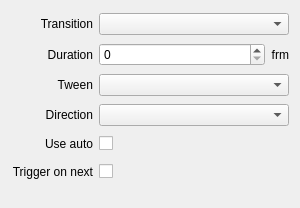
<?xml version="1.0" encoding="UTF-8"?>
<ui version="4.0">
 <class>InspectorFadeToBlackWidget</class>
 <widget class="QWidget" name="InspectorFadeToBlackWidget">
  <property name="geometry">
   <rect>
    <x>0</x>
    <y>0</y>
    <width>300</width>
    <height>208</height>
   </rect>
  </property>
  <property name="sizePolicy">
   <sizepolicy hsizetype="Expanding" vsizetype="Preferred">
    <horstretch>0</horstretch>
    <verstretch>0</verstretch>
   </sizepolicy>
  </property>
  <layout class="QGridLayout" name="gridLayout">
   <property name="bottomMargin">
    <number>20</number>
   </property>
   <item row="2" column="0">
    <widget class="QLabel" name="labelTween">
     <property name="text">
      <string>Tween</string>
     </property>
     <property name="alignment">
      <set>Qt::AlignRight|Qt::AlignTrailing|Qt::AlignVCenter</set>
     </property>
    </widget>
   </item>
   <item row="4" column="0">
    <widget class="QLabel" name="labelUseAuto">
     <property name="text">
      <string>Use auto</string>
     </property>
     <property name="alignment">
      <set>Qt::AlignRight|Qt::AlignTrailing|Qt::AlignVCenter</set>
     </property>
    </widget>
   </item>
   <item row="1" column="0">
    <widget class="QLabel" name="labelTransitionDuration">
     <property name="text">
      <string>Duration</string>
     </property>
     <property name="alignment">
      <set>Qt::AlignRight|Qt::AlignTrailing|Qt::AlignVCenter</set>
     </property>
    </widget>
   </item>
   <item row="1" column="2">
    <widget class="QLabel" name="labelFrm1">
     <property name="text">
      <string>frm</string>
     </property>
     <property name="alignment">
      <set>Qt::AlignRight|Qt::AlignTrailing|Qt::AlignVCenter</set>
     </property>
    </widget>
   </item>
   <item row="1" column="1">
    <widget class="QSpinBox" name="spinBoxTransitionDuration">
     <property name="sizePolicy">
      <sizepolicy hsizetype="Expanding" vsizetype="Fixed">
       <horstretch>0</horstretch>
       <verstretch>0</verstretch>
      </sizepolicy>
     </property>
     <property name="maximum">
      <number>999</number>
     </property>
    </widget>
   </item>
   <item row="5" column="0">
    <widget class="QLabel" name="labelTriggerOnNext">
     <property name="text">
      <string>Trigger on next</string>
     </property>
     <property name="alignment">
      <set>Qt::AlignRight|Qt::AlignTrailing|Qt::AlignVCenter</set>
     </property>
    </widget>
   </item>
   <item row="3" column="0">
    <widget class="QLabel" name="labelDirection">
     <property name="text">
      <string>Direction</string>
     </property>
     <property name="alignment">
      <set>Qt::AlignRight|Qt::AlignTrailing|Qt::AlignVCenter</set>
     </property>
    </widget>
   </item>
   <item row="0" column="0">
    <widget class="QLabel" name="labelTransition">
     <property name="text">
      <string>Transition</string>
     </property>
     <property name="alignment">
      <set>Qt::AlignRight|Qt::AlignTrailing|Qt::AlignVCenter</set>
     </property>
    </widget>
   </item>
   <item row="3" column="1" colspan="2">
    <widget class="QComboBox" name="comboBoxDirection">
     <property name="sizePolicy">
      <sizepolicy hsizetype="Expanding" vsizetype="Fixed">
       <horstretch>0</horstretch>
       <verstretch>0</verstretch>
      </sizepolicy>
     </property>
    </widget>
   </item>
   <item row="4" column="1" colspan="2">
    <layout class="QHBoxLayout" name="horizontalLayoutUseAuto">
     <item>
      <widget class="QCheckBox" name="checkBoxUseAuto">
       <property name="layoutDirection">
        <enum>Qt::RightToLeft</enum>
       </property>
       <property name="text">
        <string/>
       </property>
      </widget>
     </item>
     <item>
      <spacer name="horizontalSpacerUseAuto2">
       <property name="orientation">
        <enum>Qt::Horizontal</enum>
       </property>
       <property name="sizeHint" stdset="0">
        <size>
         <width>40</width>
         <height>20</height>
        </size>
       </property>
      </spacer>
     </item>
    </layout>
   </item>
   <item row="2" column="1" colspan="2">
    <widget class="QComboBox" name="comboBoxTween">
     <property name="sizePolicy">
      <sizepolicy hsizetype="Expanding" vsizetype="Fixed">
       <horstretch>0</horstretch>
       <verstretch>0</verstretch>
      </sizepolicy>
     </property>
    </widget>
   </item>
   <item row="5" column="1" colspan="2">
    <layout class="QHBoxLayout" name="horizontalLayoutTriggerOnNext">
     <item>
      <widget class="QCheckBox" name="checkBoxTriggerOnNext">
       <property name="layoutDirection">
        <enum>Qt::RightToLeft</enum>
       </property>
       <property name="text">
        <string/>
       </property>
      </widget>
     </item>
     <item>
      <spacer name="horizontalSpacerTriggerOnNext2">
       <property name="orientation">
        <enum>Qt::Horizontal</enum>
       </property>
       <property name="sizeHint" stdset="0">
        <size>
         <width>40</width>
         <height>20</height>
        </size>
       </property>
      </spacer>
     </item>
    </layout>
   </item>
   <item row="0" column="1" colspan="2">
    <widget class="QComboBox" name="comboBoxTransition">
     <property name="sizePolicy">
      <sizepolicy hsizetype="Expanding" vsizetype="Fixed">
       <horstretch>0</horstretch>
       <verstretch>0</verstretch>
      </sizepolicy>
     </property>
    </widget>
   </item>
  </layout>
 </widget>
 <tabstops>
  <tabstop>comboBoxTransition</tabstop>
  <tabstop>spinBoxTransitionDuration</tabstop>
  <tabstop>comboBoxTween</tabstop>
  <tabstop>comboBoxDirection</tabstop>
  <tabstop>checkBoxUseAuto</tabstop>
  <tabstop>checkBoxTriggerOnNext</tabstop>
 </tabstops>
 <resources/>
 <connections>
  <connection>
   <sender>spinBoxTransitionDuration</sender>
   <signal>valueChanged(int)</signal>
   <receiver>InspectorFadeToBlackWidget</receiver>
   <slot>transitionDurationChanged(int)</slot>
   <hints>
    <hint type="sourcelabel">
     <x>209</x>
     <y>86</y>
    </hint>
    <hint type="destinationlabel">
     <x>219</x>
     <y>46</y>
    </hint>
   </hints>
  </connection>
  <connection>
   <sender>comboBoxTransition</sender>
   <signal>currentTextChanged(QString)</signal>
   <receiver>InspectorFadeToBlackWidget</receiver>
   <slot>transitionChanged(QString)</slot>
   <hints>
    <hint type="sourcelabel">
     <x>209</x>
     <y>58</y>
    </hint>
    <hint type="destinationlabel">
     <x>219</x>
     <y>15</y>
    </hint>
   </hints>
  </connection>
  <connection>
   <sender>comboBoxDirection</sender>
   <signal>currentTextChanged(QString)</signal>
   <receiver>InspectorFadeToBlackWidget</receiver>
   <slot>directionChanged(QString)</slot>
   <hints>
    <hint type="sourcelabel">
     <x>209</x>
     <y>142</y>
    </hint>
    <hint type="destinationlabel">
     <x>0</x>
     <y>105</y>
    </hint>
   </hints>
  </connection>
  <connection>
   <sender>comboBoxTween</sender>
   <signal>currentTextChanged(QString)</signal>
   <receiver>InspectorFadeToBlackWidget</receiver>
   <slot>tweenChanged(QString)</slot>
   <hints>
    <hint type="sourcelabel">
     <x>209</x>
     <y>114</y>
    </hint>
    <hint type="destinationlabel">
     <x>1</x>
     <y>141</y>
    </hint>
   </hints>
  </connection>
  <connection>
   <sender>checkBoxUseAuto</sender>
   <signal>stateChanged(int)</signal>
   <receiver>InspectorFadeToBlackWidget</receiver>
   <slot>useAutoChanged(int)</slot>
   <hints>
    <hint type="sourcelabel">
     <x>107</x>
     <y>166</y>
    </hint>
    <hint type="destinationlabel">
     <x>146</x>
     <y>198</y>
    </hint>
   </hints>
  </connection>
  <connection>
   <sender>checkBoxTriggerOnNext</sender>
   <signal>stateChanged(int)</signal>
   <receiver>InspectorFadeToBlackWidget</receiver>
   <slot>triggerOnNextChanged(int)</slot>
   <hints>
    <hint type="sourcelabel">
     <x>105</x>
     <y>188</y>
    </hint>
    <hint type="destinationlabel">
     <x>192</x>
     <y>212</y>
    </hint>
   </hints>
  </connection>
 </connections>
 <slots>
  <slot>transitionDurationChanged(int)</slot>
  <slot>transitionChanged(QString)</slot>
  <slot>directionChanged(QString)</slot>
  <slot>tweenChanged(QString)</slot>
  <slot>pauseOnLoadChanged(int)</slot>
  <slot>useAutoChanged(int)</slot>
  <slot>colorDialogClicked()</slot>
  <slot>colorChanged(QString)</slot>
  <slot>triggerOnNextChanged(int)</slot>
 </slots>
</ui>
